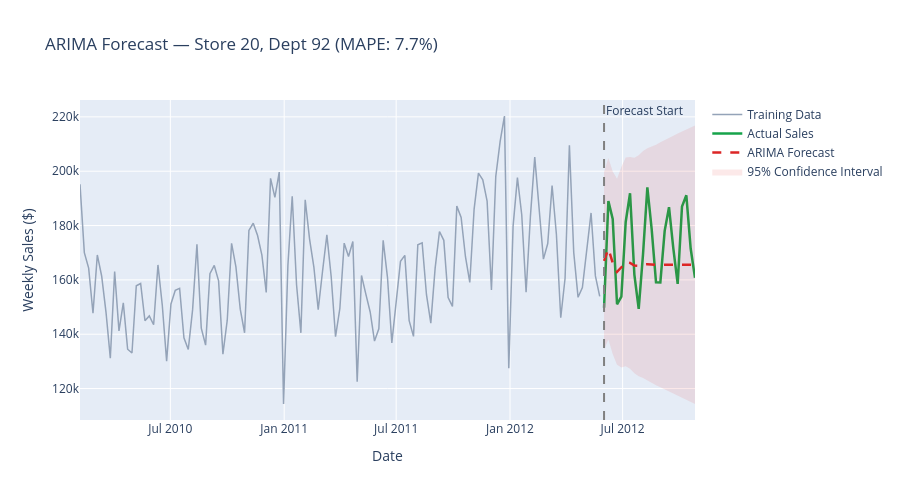

The notebook cell this image was saved under:
### Code cell
fig = go.Figure()

# Training data
fig.add_trace(go.Scatter(
    x=train_dept['Date'], y=train_dept['Weekly_Sales'],
    name='Training Data',
    line=dict(color='#94a3b8', width=1.5)))

# Actual test values
fig.add_trace(go.Scatter(
    x=test_dept['Date'], y=test_dept['Weekly_Sales'],
    name='Actual Sales',
    line=dict(color='#16a34a', width=2.5)))

# ARIMA forecast
fig.add_trace(go.Scatter(
    x=forecast_dates, y=arima_pred,
    name='ARIMA Forecast',
    line=dict(color='#dc2626', width=2.5, dash='dash')))

# Confidence interval
fig.add_trace(go.Scatter(
    x=np.concatenate([forecast_dates, forecast_dates[::-1]]),
    y=np.concatenate([forecast_ci.iloc[:,1].values,
                      forecast_ci.iloc[:,0].values[::-1]]),
    fill='toself', fillcolor='rgba(220,38,38,0.1)',
    line=dict(color='rgba(255,255,255,0)'),
    name='95% Confidence Interval'))

fig.add_vline(x=pd.Timestamp(SPLIT_DATE).timestamp() * 1000,
              line_dash='dash', line_color='gray',
              annotation_text='Forecast Start')

fig.update_layout(
    title=f'ARIMA Forecast — Store {TARGET_STORE}, Dept {DEPT} (MAPE: {mape:.1f}%)',
    xaxis_title='Date', yaxis_title='Weekly Sales ($)',
    hovermode='x unified', height=500)

fig.write_html('plots/arima_forecast.html')
fig.show()

# Store for later comparison
arima_metrics = {'MAE': mae, 'RMSE': rmse, 'MAPE': mape}
print(f"\nARIMA metrics stored ✓")
